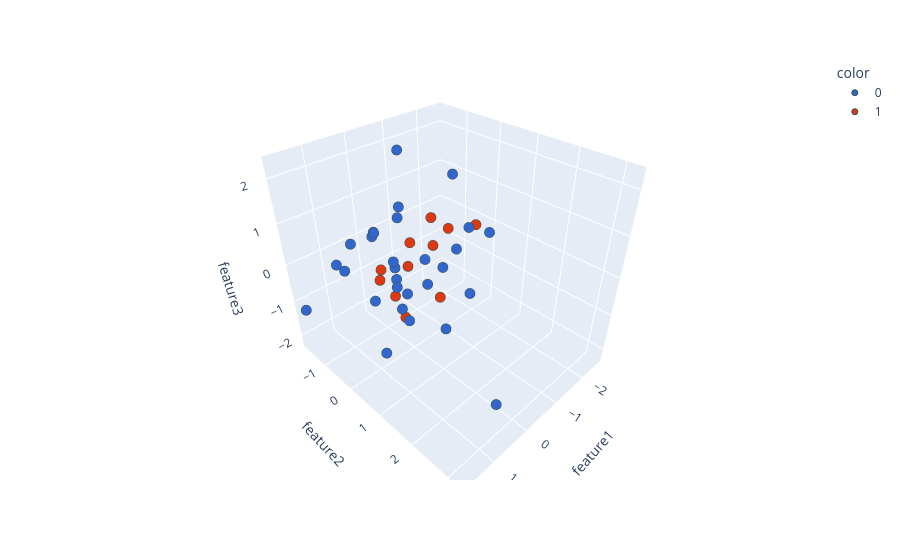

Here is the notebook cell this chart was saved with:
### Code cell
import plotly.express as px

fig = px.scatter_3d(
    df,
    x='feature1',
    y='feature2',
    z='feature3',
    color=df['target'].astype('str'),
    color_discrete_sequence=px.colors.qualitative.G10
)

fig.update_traces(
    marker=dict(
        size=6,
        line=dict(width=1, color='DarkSlateGrey')
    )
)

fig.show()

### Figure 1 — Plotly figure (JSON) as saved in the notebook; plotly's stock layout.template omitted (floating-point values rounded to 4 significant figures)
{"data": [{"hovertemplate": "color=0<br>feature1=%{x}<br>feature2=%{y}<br>feature3=%{z}<extra></extra>", "legendgroup": "0", "marker": {"color": "#3366CC", "line": {"color": "DarkSlateGrey", "width": 1}, "size": 6, "symbol": "circle"}, "mode": "markers", "name": "0", "scene": "scene", "showlegend": true, "type": "scatter3d", "x": [-0.8994, -0.8088, 0.8485, -1.159, 1.151, 1.464, 0.9091, 0.872, 1.712, -0.2047, -0.2858, 0.471, 1.329, 0.3745, 0.6167, 0.01374, 0.5161, -1.013, 0.08265, -1.133, 0.683, 0.6724, 0.2844, -0.3577, 0.4369, 1.036, 0.2222, 1.684, 0.6617], "y": [0.3694, 0.5825, 0.7183, 1.172, 1.133, 0.132, 0.6841, 3.225, 1.266, -0.3969, 0.1604, -0.5417, -0.4271, -0.7504, -0.5198, 1.015, -0.4678, 0.7352, -0.1622, 0.7089, 1.776, 0.3752, 0.8584, -0.6504, 0.002042, -1.222, -0.2374, -1.732, 0.6903], "z": [1.937, 0.3263, -0.2634, 0.8365, 2.078, 1.263, 0.288, -0.9655, -0.4857, -1.081, 0.1083, 0.806, 0.3199, 0.5676, -0.8976, 0.4732, 0.8365, 0.8311, 1.383, -0.9703, -0.2199, 0.1919, 0.1221, 2.298, 0.3176, -0.06607, -0.05494, -1.245, -0.6997]}, {"hovertemplate": "color=1<br>feature1=%{x}<br>feature2=%{y}<br>feature3=%{z}<extra></extra>", "legendgroup": "1", "marker": {"color": "#DC3912", "line": {"color": "DarkSlateGrey", "width": 1}, "size": 6, "symbol": "circle"}, "mode": "markers", "name": "1", "scene": "scene", "showlegend": true, "type": "scatter3d", "x": [-1.372, -0.5475, -1.358, -0.2595, 0.6535, -2.622, -2.064, -0.5666, -0.8357, -0.3273, -0.8802], "y": [-0.2321, -0.6274, -0.7887, -0.5841, -0.2173, -0.5041, -1.506, 0.3209, -1.69, -1.519, -1.149], "z": [0.256, 0.06118, 0.3202, -1.938, -0.148, -0.2719, -1.088, -0.9791, -2.219, -1.022, -1.006]}], "layout": {"legend": {"title": {"text": "color"}, "tracegroupgap": 0}, "margin": {"t": 60}, "scene": {"domain": {"x": [0, 1], "y": [0, 1]}, "xaxis": {"title": {"text": "feature1"}}, "yaxis": {"title": {"text": "feature2"}}, "zaxis": {"title": {"text": "feature3"}}}}}
